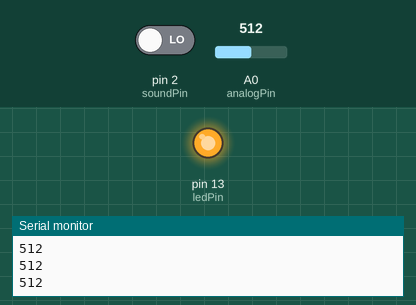
Simulated run of this sketch. Board: Arduino Uno, built with avr-gcc and run on an emulated ATmega328P. Shown: output pins drawn as LEDs (lit = HIGH), the last lines printed to the serial monitor. Inputs (shaded band) come from the test bench; at power-on: A0 (analogPin) = 512, pin 2 (soundPin) LOW.

Above: at 1.2 s.
1.3 s: A0 (analogPin) set to 17
2.8 s: A0 (analogPin) set to 12
At 3.9 s:
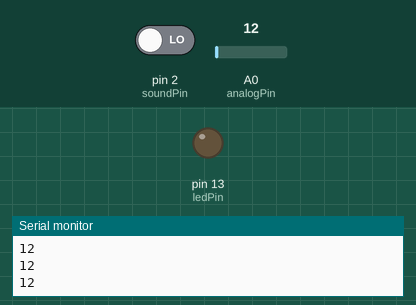
4.4 s: A0 (analogPin) set to 122
At 5.3 s:
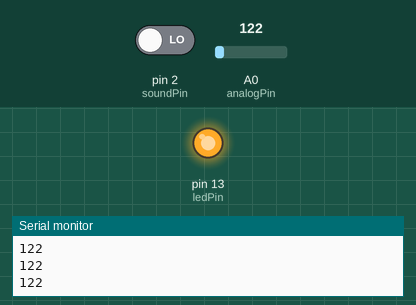
6.0 s: A0 (analogPin) set to 0
At 6.7 s:
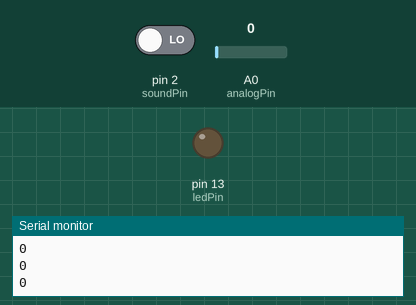
Timing chart, 0 to 8.6 s (numbered marks = the images above; inputs shaded):
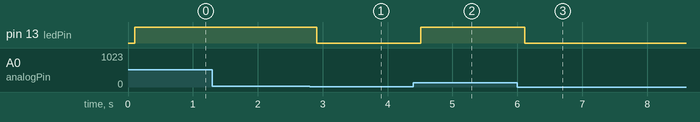

The sketch:

1LedBigSoundKY-037.ino
```cpp
int soundPin = 2; // KY-037 D0 connected to Arduino pin 2
int ledPin = 13;  // onboard LED
int analogPin = A0;

void setup() {
  pinMode(soundPin, INPUT);
  pinMode(ledPin, OUTPUT);
  Serial.begin(9600);

}

void loop() {
  int soundState = digitalRead(soundPin);
  int soundLevel = analogRead(analogPin);
  Serial.println(soundLevel);
  delay(100);
  if (soundLevel > 14) {
    digitalWrite(ledPin, HIGH); // LED ON when loud sound detected
  } else {
    digitalWrite(ledPin, LOW);  // LED OFF otherwise
  }
}
```

Measured:
- the behaviour switches between 15 and 14 on A0 (analogPin) (found by bisection; images 0 and 1)
- after the input at 2.8 s, pin 13 (ledPin): HIGH → LOW after 0.11 s
- after the input at 4.4 s, pin 13 (ledPin): LOW → HIGH after 0.11 s
- after the input at 6.0 s, pin 13 (ledPin): HIGH → LOW after 0.12 s
